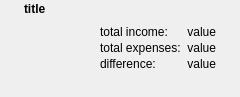
<?xml version="1.0" encoding="UTF-8"?>
<ui version="4.0">
 <author>Stefan Böhmann</author>
 <class>QuickReportWidget</class>
 <widget class="QWidget" name="QuickReportWidget">
  <property name="geometry">
   <rect>
    <x>0</x>
    <y>0</y>
    <width>240</width>
    <height>97</height>
   </rect>
  </property>
  <property name="windowTitle">
   <string/>
  </property>
  <layout class="QGridLayout" name="gridLayout">
   <property name="margin">
    <number>2</number>
   </property>
   <property name="spacing">
    <number>2</number>
   </property>
   <item row="0" column="0" rowspan="2">
    <widget class="QToolButton" name="previousButton">
     <property name="sizePolicy">
      <sizepolicy hsizetype="Fixed" vsizetype="Preferred">
       <horstretch>0</horstretch>
       <verstretch>0</verstretch>
      </sizepolicy>
     </property>
     <property name="text">
      <string/>
     </property>
     <property name="icon">
      <iconset>
       <normaloff>../../../../opt/kde4/share/icons/oxygen/22x22/actions/arrow-left.png</normaloff>../../../../opt/kde4/share/icons/oxygen/22x22/actions/arrow-left.png</iconset>
     </property>
     <property name="iconSize">
      <size>
       <width>12</width>
       <height>12</height>
      </size>
     </property>
     <property name="autoRaise">
      <bool>true</bool>
     </property>
    </widget>
   </item>
   <item row="0" column="1" colspan="2">
    <layout class="QHBoxLayout" name="horizontalLayout">
     <item>
      <widget class="QLabel" name="titleLabel">
       <property name="sizePolicy">
        <sizepolicy hsizetype="Preferred" vsizetype="Preferred">
         <horstretch>0</horstretch>
         <verstretch>0</verstretch>
        </sizepolicy>
       </property>
       <property name="font">
        <font>
         <weight>75</weight>
         <bold>true</bold>
        </font>
       </property>
       <property name="text">
        <string notr="true" comment="KDE::DoNotExtract">title</string>
       </property>
       <property name="alignment">
        <set>Qt::AlignLeading|Qt::AlignLeft|Qt::AlignTop</set>
       </property>
      </widget>
     </item>
     <item>
      <spacer name="horizontalSpacer">
       <property name="orientation">
        <enum>Qt::Horizontal</enum>
       </property>
       <property name="sizeHint" stdset="0">
        <size>
         <width>40</width>
         <height>20</height>
        </size>
       </property>
      </spacer>
     </item>
     <item>
      <widget class="QToolButton" name="closeButton">
       <property name="icon">
        <iconset>
         <normaloff>../../../../opt/kde4/share/icons/oxygen/22x22/actions/dialog-close.png</normaloff>../../../../opt/kde4/share/icons/oxygen/22x22/actions/dialog-close.png</iconset>
       </property>
       <property name="iconSize">
        <size>
         <width>14</width>
         <height>14</height>
        </size>
       </property>
       <property name="autoRaise">
        <bool>true</bool>
       </property>
      </widget>
     </item>
    </layout>
   </item>
   <item row="0" column="3" rowspan="2">
    <widget class="QToolButton" name="nextButton">
     <property name="enabled">
      <bool>false</bool>
     </property>
     <property name="sizePolicy">
      <sizepolicy hsizetype="Fixed" vsizetype="Preferred">
       <horstretch>0</horstretch>
       <verstretch>0</verstretch>
      </sizepolicy>
     </property>
     <property name="text">
      <string/>
     </property>
     <property name="icon">
      <iconset>
       <normaloff>../../../../opt/kde4/share/icons/oxygen/22x22/actions/arrow-right.png</normaloff>../../../../opt/kde4/share/icons/oxygen/22x22/actions/arrow-right.png</iconset>
     </property>
     <property name="iconSize">
      <size>
       <width>12</width>
       <height>12</height>
      </size>
     </property>
     <property name="autoRaise">
      <bool>true</bool>
     </property>
    </widget>
   </item>
   <item row="1" column="1">
    <spacer name="horizontalSpacer_2">
     <property name="orientation">
      <enum>Qt::Horizontal</enum>
     </property>
     <property name="sizeHint" stdset="0">
      <size>
       <width>18</width>
       <height>20</height>
      </size>
     </property>
    </spacer>
   </item>
   <item row="1" column="2">
    <layout class="QFormLayout" name="layout">
     <property name="fieldGrowthPolicy">
      <enum>QFormLayout::ExpandingFieldsGrow</enum>
     </property>
     <property name="formAlignment">
      <set>Qt::AlignRight|Qt::AlignTop|Qt::AlignTrailing</set>
     </property>
     <property name="horizontalSpacing">
      <number>6</number>
     </property>
     <item row="0" column="0">
      <widget class="QLabel" name="incomeLabel">
       <property name="text">
        <string>total income:</string>
       </property>
      </widget>
     </item>
     <item row="0" column="1">
      <widget class="QLabel" name="incomeValue">
       <property name="sizePolicy">
        <sizepolicy hsizetype="MinimumExpanding" vsizetype="Preferred">
         <horstretch>0</horstretch>
         <verstretch>0</verstretch>
        </sizepolicy>
       </property>
       <property name="text">
        <string notr="true" comment="KDE::DoNotExtract">value</string>
       </property>
       <property name="alignment">
        <set>Qt::AlignRight|Qt::AlignTrailing|Qt::AlignVCenter</set>
       </property>
      </widget>
     </item>
     <item row="1" column="0">
      <widget class="QLabel" name="expenseLabel">
       <property name="text">
        <string>total expenses:</string>
       </property>
      </widget>
     </item>
     <item row="1" column="1">
      <widget class="QLabel" name="expenseValue">
       <property name="sizePolicy">
        <sizepolicy hsizetype="MinimumExpanding" vsizetype="Preferred">
         <horstretch>0</horstretch>
         <verstretch>0</verstretch>
        </sizepolicy>
       </property>
       <property name="text">
        <string notr="true" comment="KDE::DoNotExtract">value</string>
       </property>
       <property name="alignment">
        <set>Qt::AlignRight|Qt::AlignTrailing|Qt::AlignVCenter</set>
       </property>
      </widget>
     </item>
     <item row="2" column="0">
      <widget class="QLabel" name="diffLabel">
       <property name="text">
        <string>difference:</string>
       </property>
      </widget>
     </item>
     <item row="2" column="1">
      <widget class="QLabel" name="diffValue">
       <property name="sizePolicy">
        <sizepolicy hsizetype="MinimumExpanding" vsizetype="Preferred">
         <horstretch>0</horstretch>
         <verstretch>0</verstretch>
        </sizepolicy>
       </property>
       <property name="text">
        <string notr="true" comment="KDE::DoNotExtract">value</string>
       </property>
       <property name="alignment">
        <set>Qt::AlignRight|Qt::AlignTrailing|Qt::AlignVCenter</set>
       </property>
      </widget>
     </item>
    </layout>
   </item>
  </layout>
 </widget>
 <resources/>
 <connections/>
</ui>
